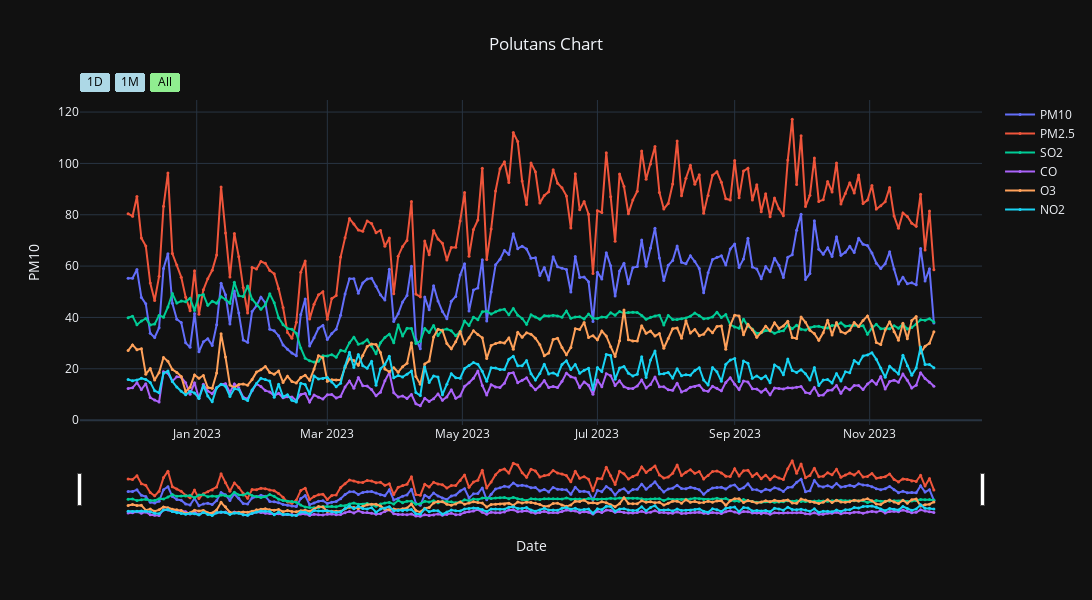

The notebook cell this image was saved under:
### Markdown cell above
#### Data Keseluruhan Polutan Per-Hari

### Code cell
# Resample data, karena di tiap 1 hari ada multiple data kita ambil nilai mean per 2 hari
df_resamples = (df.set_index('tanggal')).resample('2D').mean().reset_index()

# Custom warna tiap polutan
colors = {
    'PM10': 'rgba(0, 0, 0, 0.5)',
    'O3': 'green',
    'PM2.5': 'rgba(3, 138, 255, 0.5)',
    'SO2': 'rgba(15, 10, 222, 1)',
    'CO': 'red',
    'NO2': 'red'
}

# Plot the volume
fig = go.Figure()
fig.add_trace(go.Scatter(x=df_resamples['tanggal'], y=df_resamples['PM10'], mode='lines+markers', name='PM10', marker=dict(size=3)))
fig.add_trace(go.Scatter(x=df_resamples['tanggal'], y=df_resamples['PM2.5'], mode='lines+markers', name='PM2.5', marker=dict(size=3)))
fig.add_trace(go.Scatter(x=df_resamples['tanggal'], y=df_resamples['SO2'], mode='lines+markers', name='SO2', marker=dict(size=3)))
fig.add_trace(go.Scatter(x=df_resamples['tanggal'], y=df_resamples['CO'], mode='lines+markers', name='CO', marker=dict(size=3)))
fig.add_trace(go.Scatter(x=df_resamples['tanggal'], y=df_resamples['O3'], mode='lines+markers', name='O3', marker=dict(size=3)))
fig.add_trace(go.Scatter(x=df_resamples['tanggal'], y=df_resamples['NO2'], mode='lines+markers', name='NO2', marker=dict(size=3)))


# Add buttons for different timeframes
fig.update_layout(
    title_text='Polutans Chart',
    title_x=0.5,
    xaxis_title='Date',
    yaxis_title='PM10',
    width=1100, height=600,
    xaxis=dict(
        rangeselector=dict(
            buttons=list([
                dict(count=1, label="1D", step="day", stepmode="backward"),
                dict(count=1, label="1M", step="month", stepmode="backward"),
                dict(step="all", label="All")
            ]),
                bgcolor='lightblue',
                font=dict(color='black'),
                activecolor='lightgreen'
                ),
            rangeslider=dict(visible=True),
            type="date"
        ),    
)

fig.show()

### Figure 1 — Plotly figure (JSON) as saved in the notebook; plotly's stock layout.template omitted (floating-point values rounded to 4 significant figures; data arrays with more than 128 entries replaced by an {"elided": "..."} marker saying what was removed)
{"data": [{"marker": {"size": 3}, "mode": "lines+markers", "name": "PM10", "type": "scatter", "x": {"elided": "183 str values"}, "y": {"elided": "183 float values"}}, {"marker": {"size": 3}, "mode": "lines+markers", "name": "PM2.5", "type": "scatter", "x": {"elided": "183 str values"}, "y": {"elided": "183 float values"}}, {"marker": {"size": 3}, "mode": "lines+markers", "name": "SO2", "type": "scatter", "x": {"elided": "183 str values"}, "y": {"elided": "183 float values"}}, {"marker": {"size": 3}, "mode": "lines+markers", "name": "CO", "type": "scatter", "x": {"elided": "183 str values"}, "y": {"elided": "183 float values"}}, {"marker": {"size": 3}, "mode": "lines+markers", "name": "O3", "type": "scatter", "x": {"elided": "183 str values"}, "y": {"elided": "183 float values"}}, {"marker": {"size": 3}, "mode": "lines+markers", "name": "NO2", "type": "scatter", "x": {"elided": "183 str values"}, "y": {"elided": "183 float values"}}], "layout": {"height": 600, "title": {"text": "Polutans Chart", "x": 0.5}, "width": 1100, "xaxis": {"autorange": true, "range": ["2022-11-09 06:43:45.6942", "2023-12-21 17:16:14.3058"], "rangeselector": {"activecolor": "lightgreen", "bgcolor": "lightblue", "buttons": [{"count": 1, "label": "1D", "step": "day", "stepmode": "backward"}, {"count": 1, "label": "1M", "step": "month", "stepmode": "backward"}, {"label": "All", "step": "all"}], "font": {"color": "black"}}, "rangeslider": {"autorange": true, "range": ["2022-11-09 06:43:45.6942", "2023-12-21 17:16:14.3058"], "visible": true, "yaxis": {"_template": null, "rangemode": "match"}}, "title": {"text": "Date"}, "type": "date"}, "yaxis": {"autorange": true, "range": [-1.894, 124.7], "title": {"text": "PM10"}, "type": "linear"}}}
